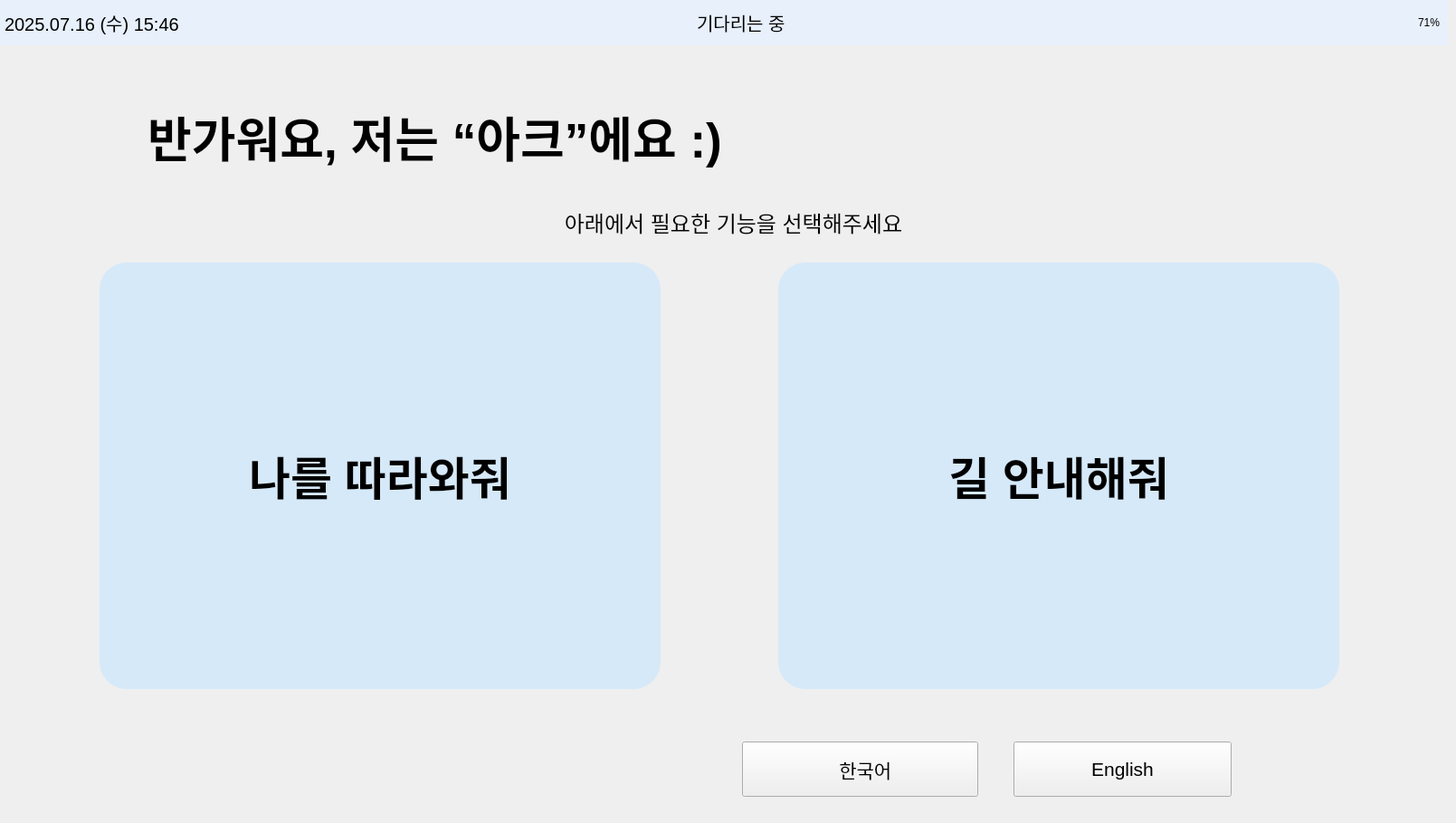
    <widget class="QWidget" name="page_main">
     <widget class="QFrame" name="topbar">
      <property name="geometry">
       <rect>
        <x>0</x>
        <y>0</y>
        <width>1600</width>
        <height>50</height>
       </rect>
      </property>
      <property name="palette">
       <palette>
        <active>
         <colorrole role="Button">
          <brush brushstyle="SolidPattern">
           <color alpha="255">
            <red>231</red>
            <green>240</green>
            <blue>251</blue>
           </color>
          </brush>
         </colorrole>
         <colorrole role="Base">
          <brush brushstyle="SolidPattern">
           <color alpha="255">
            <red>231</red>
            <green>240</green>
            <blue>251</blue>
           </color>
          </brush>
         </colorrole>
         <colorrole role="Window">
          <brush brushstyle="SolidPattern">
           <color alpha="255">
            <red>231</red>
            <green>240</green>
            <blue>251</blue>
           </color>
          </brush>
         </colorrole>
        </active>
        <inactive>
         <colorrole role="Button">
          <brush brushstyle="SolidPattern">
           <color alpha="255">
            <red>231</red>
            <green>240</green>
            <blue>251</blue>
           </color>
          </brush>
         </colorrole>
         <colorrole role="Base">
          <brush brushstyle="SolidPattern">
           <color alpha="255">
            <red>231</red>
            <green>240</green>
            <blue>251</blue>
           </color>
          </brush>
         </colorrole>
         <colorrole role="Window">
          <brush brushstyle="SolidPattern">
           <color alpha="255">
            <red>231</red>
            <green>240</green>
            <blue>251</blue>
           </color>
          </brush>
         </colorrole>
        </inactive>
        <disabled>
         <colorrole role="Button">
          <brush brushstyle="SolidPattern">
           <color alpha="255">
            <red>231</red>
            <green>240</green>
            <blue>251</blue>
           </color>
          </brush>
         </colorrole>
         <colorrole role="Base">
          <brush brushstyle="SolidPattern">
           <color alpha="255">
            <red>231</red>
            <green>240</green>
            <blue>251</blue>
           </color>
          </brush>
         </colorrole>
         <colorrole role="Window">
          <brush brushstyle="SolidPattern">
           <color alpha="255">
            <red>231</red>
            <green>240</green>
            <blue>251</blue>
           </color>
          </brush>
         </colorrole>
        </disabled>
       </palette>
      </property>
      <property name="styleSheet">
       <string>background-color: #e7f0fb;</string>
      </property>
      <widget class="QLabel" name="label_datetime1">
       <property name="geometry">
        <rect>
         <x>5</x>
         <y>0</y>
         <width>331</width>
         <height>50</height>
        </rect>
       </property>
       <property name="font">
        <font>
         <pointsize>15</pointsize>
        </font>
       </property>
       <property name="text">
        <string>2025.07.16 (수) 15:46</string>
       </property>
      </widget>
      <widget class="QLabel" name="label_battery1">
       <property name="geometry">
        <rect>
         <x>1470</x>
         <y>0</y>
         <width>121</width>
         <height>50</height>
        </rect>
       </property>
       <property name="text">
        <string>71%</string>
       </property>
       <property name="alignment">
        <set>Qt::AlignRight|Qt::AlignTrailing|Qt::AlignVCenter</set>
       </property>
      </widget>
      <widget class="QLabel" name="label_status1">
       <property name="geometry">
        <rect>
         <x>770</x>
         <y>0</y>
         <width>141</width>
         <height>50</height>
        </rect>
       </property>
       <property name="font">
        <font>
         <pointsize>15</pointsize>
         <weight>50</weight>
         <bold>false</bold>
        </font>
       </property>
       <property name="text">
        <string>기다리는 중</string>
       </property>
      </widget>
      <widget class="QLabel" name="label_image1">
       <property name="geometry">
        <rect>
         <x>690</x>
         <y>0</y>
         <width>71</width>
         <height>50</height>
        </rect>
       </property>
       <property name="text">
        <string/>
       </property>
       <property name="pixmap">
        <pixmap>icon/기다리는중.png</pixmap>
       </property>
       <property name="scaledContents">
        <bool>true</bool>
       </property>
      </widget>
     </widget>
     <widget class="QLabel" name="label_greeting1">
      <property name="geometry">
       <rect>
        <x>-20</x>
        <y>60</y>
        <width>1001</width>
        <height>181</height>
       </rect>
      </property>
      <property name="font">
       <font>
        <pointsize>40</pointsize>
        <weight>75</weight>
        <bold>true</bold>
       </font>
      </property>
      <property name="text">
       <string>반가워요, 저는 “아크”에요 :)</string>
      </property>
      <property name="alignment">
       <set>Qt::AlignCenter</set>
      </property>
     </widget>
     <widget class="QLabel" name="label_instruction1">
      <property name="geometry">
       <rect>
        <x>470</x>
        <y>220</y>
        <width>681</width>
        <height>51</height>
       </rect>
      </property>
      <property name="font">
       <font>
        <pointsize>18</pointsize>
       </font>
      </property>
      <property name="text">
       <string>아래에서 필요한 기능을 선택해주세요</string>
      </property>
      <property name="alignment">
       <set>Qt::AlignCenter</set>
      </property>
     </widget>
     <widget class="QPushButton" name="btn_follow1">
      <property name="geometry">
       <rect>
        <x>110</x>
        <y>290</y>
        <width>620</width>
        <height>471</height>
       </rect>
      </property>
      <property name="palette">
       <palette>
        <active>
         <colorrole role="WindowText">
          <brush brushstyle="SolidPattern">
           <color alpha="255">
            <red>0</red>
            <green>0</green>
            <blue>0</blue>
           </color>
          </brush>
         </colorrole>
         <colorrole role="Button">
          <brush brushstyle="SolidPattern">
           <color alpha="255">
            <red>214</red>
            <green>233</green>
            <blue>249</blue>
           </color>
          </brush>
         </colorrole>
         <colorrole role="Light">
          <brush brushstyle="SolidPattern">
           <color alpha="255">
            <red>255</red>
            <green>255</green>
            <blue>255</blue>
           </color>
          </brush>
         </colorrole>
         <colorrole role="Midlight">
          <brush brushstyle="SolidPattern">
           <color alpha="255">
            <red>219</red>
            <green>234</green>
            <blue>246</blue>
           </color>
          </brush>
         </colorrole>
         <colorrole role="Dark">
          <brush brushstyle="SolidPattern">
           <color alpha="255">
            <red>91</red>
            <green>107</green>
            <blue>119</blue>
           </color>
          </brush>
         </colorrole>
         <colorrole role="Mid">
          <brush brushstyle="SolidPattern">
           <color alpha="255">
            <red>122</red>
            <green>142</green>
            <blue>159</blue>
           </color>
          </brush>
         </colorrole>
         <colorrole role="Text">
          <brush brushstyle="SolidPattern">
           <color alpha="255">
            <red>0</red>
            <green>0</green>
            <blue>0</blue>
           </color>
          </brush>
         </colorrole>
         <colorrole role="BrightText">
          <brush brushstyle="SolidPattern">
           <color alpha="255">
            <red>255</red>
            <green>255</green>
            <blue>255</blue>
           </color>
          </brush>
         </colorrole>
         <colorrole role="ButtonText">
          <brush brushstyle="SolidPattern">
           <color alpha="255">
            <red>0</red>
            <green>0</green>
            <blue>0</blue>
           </color>
          </brush>
         </colorrole>
         <colorrole role="Base">
          <brush brushstyle="SolidPattern">
           <color alpha="255">
            <red>214</red>
            <green>233</green>
            <blue>249</blue>
           </color>
          </brush>
         </colorrole>
         <colorrole role="Window">
          <brush brushstyle="SolidPattern">
           <color alpha="255">
            <red>214</red>
            <green>233</green>
            <blue>249</blue>
           </color>
          </brush>
         </colorrole>
         <colorrole role="Shadow">
          <brush brushstyle="SolidPattern">
           <color alpha="255">
            <red>0</red>
            <green>0</green>
            <blue>0</blue>
           </color>
          </brush>
         </colorrole>
         <colorrole role="AlternateBase">
          <brush brushstyle="SolidPattern">
           <color alpha="255">
            <red>219</red>
            <green>234</green>
            <blue>246</blue>
           </color>
          </brush>
         </colorrole>
         <colorrole role="ToolTipBase">
          <brush brushstyle="SolidPattern">
           <color alpha="255">
            <red>255</red>
            <green>255</green>
            <blue>220</blue>
           </color>
          </brush>
         </colorrole>
         <colorrole role="ToolTipText">
          <brush brushstyle="SolidPattern">
           <color alpha="255">
            <red>0</red>
            <green>0</green>
            <blue>0</blue>
           </color>
          </brush>
         </colorrole>
         <colorrole role="PlaceholderText">
          <brush brushstyle="SolidPattern">
           <color alpha="128">
            <red>0</red>
            <green>0</green>
            <blue>0</blue>
           </color>
          </brush>
         </colorrole>
        </active>
        <inactive>
         <colorrole role="WindowText">
          <brush brushstyle="SolidPattern">
           <color alpha="255">
            <red>0</red>
            <green>0</green>
            <blue>0</blue>
           </color>
          </brush>
         </colorrole>
         <colorrole role="Button">
          <brush brushstyle="SolidPattern">
           <color alpha="255">
            <red>214</red>
            <green>233</green>
            <blue>249</blue>
           </color>
          </brush>
         </colorrole>
         <colorrole role="Light">
          <brush brushstyle="SolidPattern">
           <color alpha="255">
            <red>255</red>
            <green>255</green>
            <blue>255</blue>
           </color>
          </brush>
         </colorrole>
         <colorrole role="Midlight">
          <brush brushstyle="SolidPattern">
           <color alpha="255">
            <red>219</red>
            <green>234</green>
            <blue>246</blue>
           </color>
          </brush>
         </colorrole>
         <colorrole role="Dark">
          <brush brushstyle="SolidPattern">
           <color alpha="255">
            <red>91</red>
            <green>107</green>
            <blue>119</blue>
           </color>
          </brush>
         </colorrole>
         <colorrole role="Mid">
          <brush brushstyle="SolidPattern">
           <color alpha="255">
            <red>122</red>
            <green>142</green>
            <blue>159</blue>
           </color>
          </brush>
         </colorrole>
         <colorrole role="Text">
          <brush brushstyle="SolidPattern">
           <color alpha="255">
            <red>0</red>
            <green>0</green>
            <blue>0</blue>
           </color>
          </brush>
         </colorrole>
         <colorrole role="BrightText">
          <brush brushstyle="SolidPattern">
           <color alpha="255">
            <red>255</red>
            <green>255</green>
            <blue>255</blue>
           </color>
          </brush>
         </colorrole>
         <colorrole role="ButtonText">
          <brush brushstyle="SolidPattern">
           <color alpha="255">
            <red>0</red>
            <green>0</green>
            <blue>0</blue>
           </color>
          </brush>
         </colorrole>
         <colorrole role="Base">
          <brush brushstyle="SolidPattern">
           <color alpha="255">
            <red>214</red>
            <green>233</green>
            <blue>249</blue>
           </color>
          </brush>
         </colorrole>
         <colorrole role="Window">
          <brush brushstyle="SolidPattern">
           <color alpha="255">
            <red>214</red>
            <green>233</green>
            <blue>249</blue>
           </color>
          </brush>
         </colorrole>
         <colorrole role="Shadow">
          <brush brushstyle="SolidPattern">
           <color alpha="255">
            <red>0</red>
            <green>0</green>
            <blue>0</blue>
           </color>
          </brush>
         </colorrole>
         <colorrole role="AlternateBase">
          <brush brushstyle="SolidPattern">
           <color alpha="255">
            <red>219</red>
            <green>234</green>
            <blue>246</blue>
           </color>
          </brush>
         </colorrole>
         <colorrole role="ToolTipBase">
          <brush brushstyle="SolidPattern">
           <color alpha="255">
            <red>255</red>
            <green>255</green>
            <blue>220</blue>
           </color>
          </brush>
         </colorrole>
         <colorrole role="ToolTipText">
          <brush brushstyle="SolidPattern">
           <color alpha="255">
            <red>0</red>
            <green>0</green>
            <blue>0</blue>
           </color>
          </brush>
         </colorrole>
         <colorrole role="PlaceholderText">
          <brush brushstyle="SolidPattern">
           <color alpha="128">
            <red>0</red>
            <green>0</green>
            <blue>0</blue>
           </color>
          </brush>
         </colorrole>
        </inactive>
        <disabled>
         <colorrole role="WindowText">
          <brush brushstyle="SolidPattern">
           <color alpha="255">
            <red>91</red>
            <green>107</green>
            <blue>119</blue>
           </color>
          </brush>
         </colorrole>
         <colorrole role="Button">
          <brush brushstyle="SolidPattern">
           <color alpha="255">
            <red>214</red>
            <green>233</green>
            <blue>249</blue>
           </color>
          </brush>
         </colorrole>
         <colorrole role="Light">
          <brush brushstyle="SolidPattern">
           <color alpha="255">
            <red>255</red>
            <green>255</green>
            <blue>255</blue>
           </color>
          </brush>
         </colorrole>
         <colorrole role="Midlight">
          <brush brushstyle="SolidPattern">
           <color alpha="255">
            <red>219</red>
            <green>234</green>
            <blue>246</blue>
           </color>
          </brush>
         </colorrole>
         <colorrole role="Dark">
          <brush brushstyle="SolidPattern">
           <color alpha="255">
            <red>91</red>
            <green>107</green>
            <blue>119</blue>
           </color>
          </brush>
         </colorrole>
         <colorrole role="Mid">
          <brush brushstyle="SolidPattern">
           <color alpha="255">
            <red>122</red>
            <green>142</green>
            <blue>159</blue>
           </color>
          </brush>
         </colorrole>
         <colorrole role="Text">
          <brush brushstyle="SolidPattern">
           <color alpha="255">
            <red>91</red>
            <green>107</green>
            <blue>119</blue>
           </color>
          </brush>
         </colorrole>
         <colorrole role="BrightText">
          <brush brushstyle="SolidPattern">
           <color alpha="255">
            <red>255</red>
            <green>255</green>
            <blue>255</blue>
           </color>
          </brush>
         </colorrole>
         <colorrole role="ButtonText">
          <brush brushstyle="SolidPattern">
           <color alpha="255">
            <red>91</red>
            <green>107</green>
            <blue>119</blue>
           </color>
          </brush>
         </colorrole>
         <colorrole role="Base">
          <brush brushstyle="SolidPattern">
           <color alpha="255">
            <red>214</red>
            <green>233</green>
            <blue>249</blue>
           </color>
          </brush>
         </colorrole>
         <colorrole role="Window">
          <brush brushstyle="SolidPattern">
           <color alpha="255">
            <red>214</red>
            <green>233</green>
            <blue>249</blue>
           </color>
          </brush>
         </colorrole>
         <colorrole role="Shadow">
          <brush brushstyle="SolidPattern">
           <color alpha="255">
            <red>0</red>
            <green>0</green>
            <blue>0</blue>
           </color>
          </brush>
         </colorrole>
         <colorrole role="AlternateBase">
          <brush brushstyle="SolidPattern">
           <color alpha="255">
            <red>183</red>
            <green>213</green>
            <blue>238</blue>
           </color>
          </brush>
         </colorrole>
         <colorrole role="ToolTipBase">
          <brush brushstyle="SolidPattern">
           <color alpha="255">
            <red>255</red>
            <green>255</green>
            <blue>220</blue>
           </color>
          </brush>
         </colorrole>
         <colorrole role="ToolTipText">
          <brush brushstyle="SolidPattern">
           <color alpha="255">
            <red>0</red>
            <green>0</green>
            <blue>0</blue>
           </color>
          </brush>
         </colorrole>
         <colorrole role="PlaceholderText">
          <brush brushstyle="SolidPattern">
           <color alpha="128">
            <red>0</red>
            <green>0</green>
            <blue>0</blue>
           </color>
          </brush>
         </colorrole>
        </disabled>
       </palette>
      </property>
      <property name="font">
       <font>
        <pointsize>-1</pointsize>
        <weight>75</weight>
        <italic>false</italic>
        <bold>true</bold>
        <underline>false</underline>
        <strikeout>false</strikeout>
       </font>
      </property>
      <property name="styleSheet">
       <string notr="true">QPushButton {
    border: none;
    border-radius: 30px; /* 꼭지점 둥글기 */
    background-color: #d6e9f9; /* 버튼 배경색 */
    padding: 20px;
    font-size: 50px;
}
QPushButton:hover {
    background-color: #a8d0f0; /* 마우스 오버 색상 */
}
</string>
      </property>
      <property name="text">
       <string>나를 따라와줘</string>
      </property>
      <property name="icon">
       <iconset>
        <normaloff>icon/나를따라와줘.png</normaloff>icon/나를따라와줘.png</iconset>
      </property>
      <property name="iconSize">
       <size>
        <width>300</width>
        <height>300</height>
       </size>
      </property>
     </widget>
     <widget class="QPushButton" name="btn_guide1">
      <property name="geometry">
       <rect>
        <x>860</x>
        <y>290</y>
        <width>620</width>
        <height>471</height>
       </rect>
      </property>
      <property name="palette">
       <palette>
        <active>
         <colorrole role="WindowText">
          <brush brushstyle="SolidPattern">
           <color alpha="255">
            <red>0</red>
            <green>0</green>
            <blue>0</blue>
           </color>
          </brush>
         </colorrole>
         <colorrole role="Button">
          <brush brushstyle="SolidPattern">
           <color alpha="255">
            <red>214</red>
            <green>233</green>
            <blue>249</blue>
           </color>
          </brush>
         </colorrole>
         <colorrole role="Light">
          <brush brushstyle="SolidPattern">
           <color alpha="255">
            <red>255</red>
            <green>255</green>
            <blue>255</blue>
           </color>
          </brush>
         </colorrole>
         <colorrole role="Midlight">
          <brush brushstyle="SolidPattern">
           <color alpha="255">
            <red>219</red>
            <green>234</green>
            <blue>246</blue>
           </color>
          </brush>
         </colorrole>
         <colorrole role="Dark">
          <brush brushstyle="SolidPattern">
           <color alpha="255">
            <red>91</red>
            <green>107</green>
            <blue>119</blue>
           </color>
          </brush>
         </colorrole>
         <colorrole role="Mid">
          <brush brushstyle="SolidPattern">
           <color alpha="255">
            <red>122</red>
            <green>142</green>
            <blue>159</blue>
           </color>
          </brush>
         </colorrole>
         <colorrole role="Text">
          <brush brushstyle="SolidPattern">
           <color alpha="255">
            <red>0</red>
            <green>0</green>
            <blue>0</blue>
           </color>
          </brush>
         </colorrole>
         <colorrole role="BrightText">
          <brush brushstyle="SolidPattern">
           <color alpha="255">
            <red>255</red>
            <green>255</green>
            <blue>255</blue>
           </color>
          </brush>
         </colorrole>
         <colorrole role="ButtonText">
          <brush brushstyle="SolidPattern">
           <color alpha="255">
            <red>0</red>
            <green>0</green>
            <blue>0</blue>
           </color>
          </brush>
         </colorrole>
         <colorrole role="Base">
          <brush brushstyle="SolidPattern">
           <color alpha="255">
            <red>214</red>
            <green>233</green>
            <blue>249</blue>
           </color>
          </brush>
         </colorrole>
         <colorrole role="Window">
          <brush brushstyle="SolidPattern">
           <color alpha="255">
            <red>214</red>
            <green>233</green>
            <blue>249</blue>
           </color>
          </brush>
         </colorrole>
         <colorrole role="Shadow">
          <brush brushstyle="SolidPattern">
           <color alpha="255">
            <red>0</red>
            <green>0</green>
            <blue>0</blue>
           </color>
          </brush>
         </colorrole>
         <colorrole role="AlternateBase">
          <brush brushstyle="SolidPattern">
           <color alpha="255">
            <red>219</red>
            <green>234</green>
            <blue>246</blue>
           </color>
          </brush>
         </colorrole>
         <colorrole role="ToolTipBase">
          <brush brushstyle="SolidPattern">
           <color alpha="255">
            <red>255</red>
            <green>255</green>
            <blue>220</blue>
           </color>
          </brush>
         </colorrole>
         <colorrole role="ToolTipText">
          <brush brushstyle="SolidPattern">
           <color alpha="255">
            <red>0</red>
            <green>0</green>
            <blue>0</blue>
           </color>
          </brush>
         </colorrole>
         <colorrole role="PlaceholderText">
          <brush brushstyle="SolidPattern">
           <color alpha="128">
            <red>0</red>
            <green>0</green>
            <blue>0</blue>
           </color>
          </brush>
         </colorrole>
        </active>
        <inactive>
         <colorrole role="WindowText">
          <brush brushstyle="SolidPattern">
           <color alpha="255">
            <red>0</red>
            <green>0</green>
            <blue>0</blue>
           </color>
          </brush>
         </colorrole>
         <colorrole role="Button">
          <brush brushstyle="SolidPattern">
           <color alpha="255">
            <red>214</red>
            <green>233</green>
            <blue>249</blue>
           </color>
          </brush>
         </colorrole>
         <colorrole role="Light">
          <brush brushstyle="SolidPattern">
           <color alpha="255">
            <red>255</red>
            <green>255</green>
            <blue>255</blue>
           </color>
          </brush>
         </colorrole>
         <colorrole role="Midlight">
          <brush brushstyle="SolidPattern">
           <color alpha="255">
            <red>219</red>
            <green>234</green>
            <blue>246</blue>
           </color>
          </brush>
         </colorrole>
         <colorrole role="Dark">
          <brush brushstyle="SolidPattern">
           <color alpha="255">
            <red>91</red>
            <green>107</green>
            <blue>119</blue>
           </color>
          </brush>
         </colorrole>
         <colorrole role="Mid">
          <brush brushstyle="SolidPattern">
           <color alpha="255">
            <red>122</red>
            <green>142</green>
            <blue>159</blue>
           </color>
          </brush>
         </colorrole>
         <colorrole role="Text">
          <brush brushstyle="SolidPattern">
           <color alpha="255">
            <red>0</red>
            <green>0</green>
            <blue>0</blue>
           </color>
          </brush>
         </colorrole>
         <colorrole role="BrightText">
          <brush brushstyle="SolidPattern">
           <color alpha="255">
            <red>255</red>
            <green>255</green>
            <blue>255</blue>
           </color>
          </brush>
         </colorrole>
         <colorrole role="ButtonText">
          <brush brushstyle="SolidPattern">
           <color alpha="255">
            <red>0</red>
            <green>0</green>
            <blue>0</blue>
           </color>
          </brush>
         </colorrole>
         <colorrole role="Base">
          <brush brushstyle="SolidPattern">
           <color alpha="255">
            <red>214</red>
            <green>233</green>
            <blue>249</blue>
           </color>
          </brush>
         </colorrole>
         <colorrole role="Window">
          <brush brushstyle="SolidPattern">
           <color alpha="255">
            <red>214</red>
            <green>233</green>
            <blue>249</blue>
           </color>
          </brush>
         </colorrole>
         <colorrole role="Shadow">
          <brush brushstyle="SolidPattern">
           <color alpha="255">
            <red>0</red>
            <green>0</green>
            <blue>0</blue>
           </color>
          </brush>
         </colorrole>
         <colorrole role="AlternateBase">
          <brush brushstyle="SolidPattern">
           <color alpha="255">
            <red>219</red>
            <green>234</green>
            <blue>246</blue>
           </color>
          </brush>
         </colorrole>
         <colorrole role="ToolTipBase">
          <brush brushstyle="SolidPattern">
           <color alpha="255">
            <red>255</red>
            <green>255</green>
            <blue>220</blue>
           </color>
          </brush>
         </colorrole>
         <colorrole role="ToolTipText">
          <brush brushstyle="SolidPattern">
           <color alpha="255">
            <red>0</red>
            <green>0</green>
            <blue>0</blue>
           </color>
          </brush>
         </colorrole>
         <colorrole role="PlaceholderText">
          <brush brushstyle="SolidPattern">
           <color alpha="128">
            <red>0</red>
            <green>0</green>
            <blue>0</blue>
           </color>
          </brush>
         </colorrole>
        </inactive>
        <disabled>
         <colorrole role="WindowText">
          <brush brushstyle="SolidPattern">
           <color alpha="255">
            <red>91</red>
            <green>107</green>
            <blue>119</blue>
           </color>
          </brush>
         </colorrole>
         <colorrole role="Button">
          <brush brushstyle="SolidPattern">
           <color alpha="255">
            <red>214</red>
            <green>233</green>
            <blue>249</blue>
           </color>
          </brush>
         </colorrole>
         <colorrole role="Light">
          <brush brushstyle="SolidPattern">
           <color alpha="255">
            <red>255</red>
            <green>255</green>
            <blue>255</blue>
           </color>
          </brush>
         </colorrole>
         <colorrole role="Midlight">
          <brush brushstyle="SolidPattern">
           <color alpha="255">
            <red>219</red>
            <green>234</green>
            <blue>246</blue>
           </color>
          </brush>
         </colorrole>
         <colorrole role="Dark">
          <brush brushstyle="SolidPattern">
           <color alpha="255">
            <red>91</red>
            <green>107</green>
            <blue>119</blue>
           </color>
          </brush>
         </colorrole>
         <colorrole role="Mid">
          <brush brushstyle="SolidPattern">
           <color alpha="255">
            <red>122</red>
            <green>142</green>
            <blue>159</blue>
           </color>
          </brush>
         </colorrole>
         <colorrole role="Text">
          <brush brushstyle="SolidPattern">
           <color alpha="255">
            <red>91</red>
            <green>107</green>
            <blue>119</blue>
           </color>
          </brush>
         </colorrole>
         <colorrole role="BrightText">
          <brush brushstyle="SolidPattern">
           <color alpha="255">
            <red>255</red>
            <green>255</green>
            <blue>255</blue>
           </color>
          </brush>
         </colorrole>
         <colorrole role="ButtonText">
          <brush brushstyle="SolidPattern">
           <color alpha="255">
            <red>91</red>
            <green>107</green>
            <blue>119</blue>
           </color>
          </brush>
         </colorrole>
         <colorrole role="Base">
          <brush brushstyle="SolidPattern">
           <color alpha="255">
            <red>214</red>
            <green>233</green>
            <blue>249</blue>
           </color>
          </brush>
         </colorrole>
         <colorrole role="Window">
          <brush brushstyle="SolidPattern">
           <color alpha="255">
            <red>214</red>
            <green>233</green>
            <blue>249</blue>
           </color>
          </brush>
         </colorrole>
         <colorrole role="Shadow">
          <brush brushstyle="SolidPattern">
           <color alpha="255">
            <red>0</red>
            <green>0</green>
            <blue>0</blue>
           </color>
          </brush>
         </colorrole>
         <colorrole role="AlternateBase">
          <brush brushstyle="SolidPattern">
           <color alpha="255">
            <red>183</red>
            <green>213</green>
            <blue>238</blue>
           </color>
          </brush>
         </colorrole>
         <colorrole role="ToolTipBase">
          <brush brushstyle="SolidPattern">
           <color alpha="255">
            <red>255</red>
            <green>255</green>
            <blue>220</blue>
           </color>
          </brush>
         </colorrole>
         <colorrole role="ToolTipText">
          <brush brushstyle="SolidPattern">
           <color alpha="255">
            <red>0</red>
            <green>0</green>
            <blue>0</blue>
           </color>
          </brush>
         </colorrole>
         <colorrole role="PlaceholderText">
          <brush brushstyle="SolidPattern">
           <color alpha="128">
            <red>0</red>
            <green>0</green>
            <blue>0</blue>
           </color>
          </brush>
         </colorrole>
        </disabled>
       </palette>
      </property>
      <property name="font">
       <font>
        <pointsize>-1</pointsize>
        <weight>75</weight>
        <bold>true</bold>
       </font>
      </property>
      <property name="styleSheet">
       <string notr="true">QPushButton {
    border: none;
    border-radius: 30px; /* 꼭지점 둥글기 */
    background-color: #d6e9f9; /* 버튼 배경색 */
    padding: 20px;
    font-size: 50px;
}
QPushButton:hover {
    background-color: #a8d0f0; /* 마우스 오버 색상 */
}
</string>
      </property>
      <property name="text">
       <string>길 안내해줘</string>
      </property>
      <property name="icon">
       <iconset>
        <normaloff>icon/길 안내중.png</normaloff>icon/길 안내중.png</iconset>
      </property>
      <property name="iconSize">
       <size>
        <width>300</width>
        <height>300</height>
       </size>
      </property>
     </widget>
     <widget class="QPushButton" name="btn_kor1">
      <property name="geometry">
       <rect>
        <x>820</x>
        <y>819</y>
        <width>261</width>
        <height>61</height>
       </rect>
      </property>
      <property name="font">
       <font>
        <pointsize>16</pointsize>
       </font>
      </property>
      <property name="text">
       <string>  한국어</string>
      </property>
      <property name="icon">
       <iconset>
        <normaloff>icon/한국어.png</normaloff>icon/한국어.png</iconset>
      </property>
      <property name="iconSize">
       <size>
        <width>70</width>
        <height>70</height>
       </size>
      </property>
     </widget>
     <widget class="QPushButton" name="btn_eng1">
      <property name="geometry">
       <rect>
        <x>1120</x>
        <y>819</y>
        <width>241</width>
        <height>61</height>
       </rect>
      </property>
      <property name="font">
       <font>
        <pointsize>16</pointsize>
       </font>
      </property>
      <property name="text">
       <string>English</string>
      </property>
      <property name="icon">
       <iconset>
        <normaloff>icon/영어.png</normaloff>icon/영어.png</iconset>
      </property>
      <property name="iconSize">
       <size>
        <width>70</width>
        <height>70</height>
       </size>
      </property>
     </widget>
     <widget class="QLabel" name="label_background1">
      <property name="geometry">
       <rect>
        <x>0</x>
        <y>50</y>
        <width>1600</width>
        <height>850</height>
       </rect>
      </property>
      <property name="text">
       <string/>
      </property>
      <property name="pixmap">
       <pixmap>icon/background.jpeg</pixmap>
      </property>
      <property name="scaledContents">
       <bool>true</bool>
      </property>
     </widget>
     <zorder>label_background1</zorder>
     <zorder>topbar</zorder>
     <zorder>label_greeting1</zorder>
     <zorder>label_instruction1</zorder>
     <zorder>btn_follow1</zorder>
     <zorder>btn_guide1</zorder>
     <zorder>btn_kor1</zorder>
     <zorder>btn_eng1</zorder>
    </widget>
